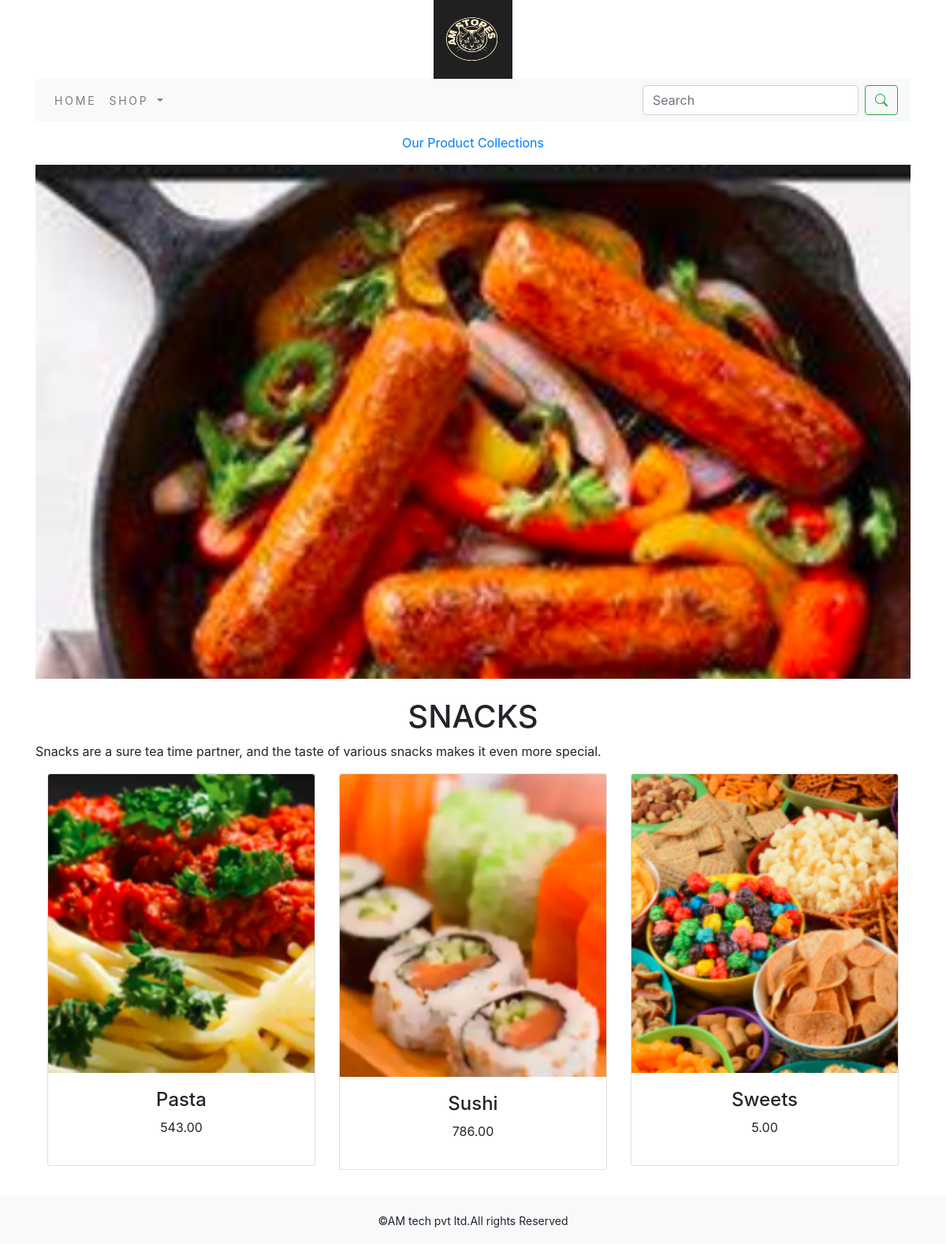
The page /home/snacks/ on the database its author committed.
### ecommerceapp/models.py (models this page shows, shortened)
class Category(models.Model):
    name=models.CharField(max_length=250,unique=True)
    slug=models.SlugField(max_length=250,unique=True)
    description=models.TextField(blank=True)
    image=models.ImageField(upload_to='category',blank=True)
    class Meta:
        ordering=('name',)
        verbose_name='category'
        verbose_name_plural='categories'
    def get_url(self):
        return reverse('ecommerceapp:products_by_category',args=(self.slug,))

class Product(models.Model):
    name=models.CharField(max_length=250,unique=True)
    slug=models.SlugField(max_length=250, unique=True)
    description=models.TextField(blank=True)
    price=models.DecimalField(max_digits=10,decimal_places=2)
    category=models.ForeignKey(Category,on_delete=models.CASCADE)
    image=models.ImageField(upload_to='product',blank=True)
    stock=models.IntegerField()
    available=models.BooleanField(default=True)
    created=models.DateTimeField(auto_now_add=True)
    updated=models.DateTimeField(auto_now=True)
    def get_url(self):
        return reverse('ecommerceapp:prodCatdetail', args=[self.category.slug,self.slug])
    class Meta:
        ordering=('name',)
        verbose_name='product'
        verbose_name_plural='products'

### ecommerceapp/views.py (the view)
# urls.py: path('', views.allProdCat, name='allProdCat'),
def allProdCat(request,c_slug=None):
        c_page=None
        products_list=None
        if c_slug!=None:
            c_page=get_object_or_404(Category,slug=c_slug)
            products_list=Product.objects.all().filter(category=c_page,available=True)
        else:
            products_list=Product.objects.all().filter(available=True)
        paginator=Paginator(products_list,6)
        try:
            page=int(request.GET.get('page','1'))
        except:
            page=1
        try:
            products=paginator.page(page)
        except (EmptyPage,InvalidPage):
            products=paginator.page(paginator.num_pages)
        return render(request,"category.html",{'category':c_page,'products':products})

### cart/context_processors.py (called while the page is built)
def counter(request):
    item_count=0
    if 'admin' in request.path:
        return {}
    else:
        try:
            cart=Cart.objects.filter(cart_id=_cart_id(request))
            cart_items=CartItem.objects.all().filter(cart=cart[:1])
            for cart_item in cart_items:
                item_count += cart_item.quantity
        except Cart.DoesNotExist:
            item_count=0
    return dict(item_count=item_count)

### cart/views.py (called while the page is built)
def _cart_id(request):
    cart=request.session.session_key
    if not cart:
        cart=request.session.create()
    return cart

### ecommerceapp/context_processors.py (called while the page is built)
def menu_links(request):
    links=Category.objects.all()
    return dict(links=links)

### template/category.html (shortened to what this page needs)
{% extends 'base.html' %}
{% load static %}
{% block content %}
    {% if category %}
            <div>
              <div class="row my_row_class">
                  <div class="mx-auto">
                <p><a href="{% url 'ecommerceapp:allProdCat' %}">Our Product Collections</a></p>
              </div>
                  </div>
            </div>
    {% endif %}
<div class="mx-auto">
  {% if category %}
        <img class="my_image" src="{{category.image.url}}" alt="{{category.name}}">
</div>
    <br>
<div>
  <h1 class="text-center my-title">{{category.name}}</h1>
  <p class="text-justify">{{category.description}}</p>
</div>
{% endif %}
<div class="container">
  <div class="row mx_auto">
    {% for product in products.object_list %}
    <div class="my_bottom_margin col-9 col-sm-12 col-md-4  col-lg-4">
      <div class="card text-center" style="min-width:18rem;">
        <a href="{{ product.get_url }}"><img class="card-img-top my_image" src="{{ product.image.url }}" alt="{{ product.name }}"></a>
        <div class="card-body">
          <h4>{{product.name}}</h4>
          <p>{{product.price}}</p>
        </div>
      </div>
    </div>
    {% endfor %}
  </div>
    <br>
</div>
{% endblock %}

### static/css/custom.css (style rules this page uses)
.my_row_class { padding-top:15px; }
.my_image { width:100%; height:auto; }
.my_bottom_margin { margin-bottom:10px; }

### rows shown on the page
Category: image (picture), name "SNACKS", description "Snacks are a sure tea time partner, and the taste of various snacks makes it even more special."
Product: image (picture), name "Pasta", price "543.00"
Product: image (picture), name "Sushi", price "786.00"
Product: image (picture), name "Sweets", price "5.00"
